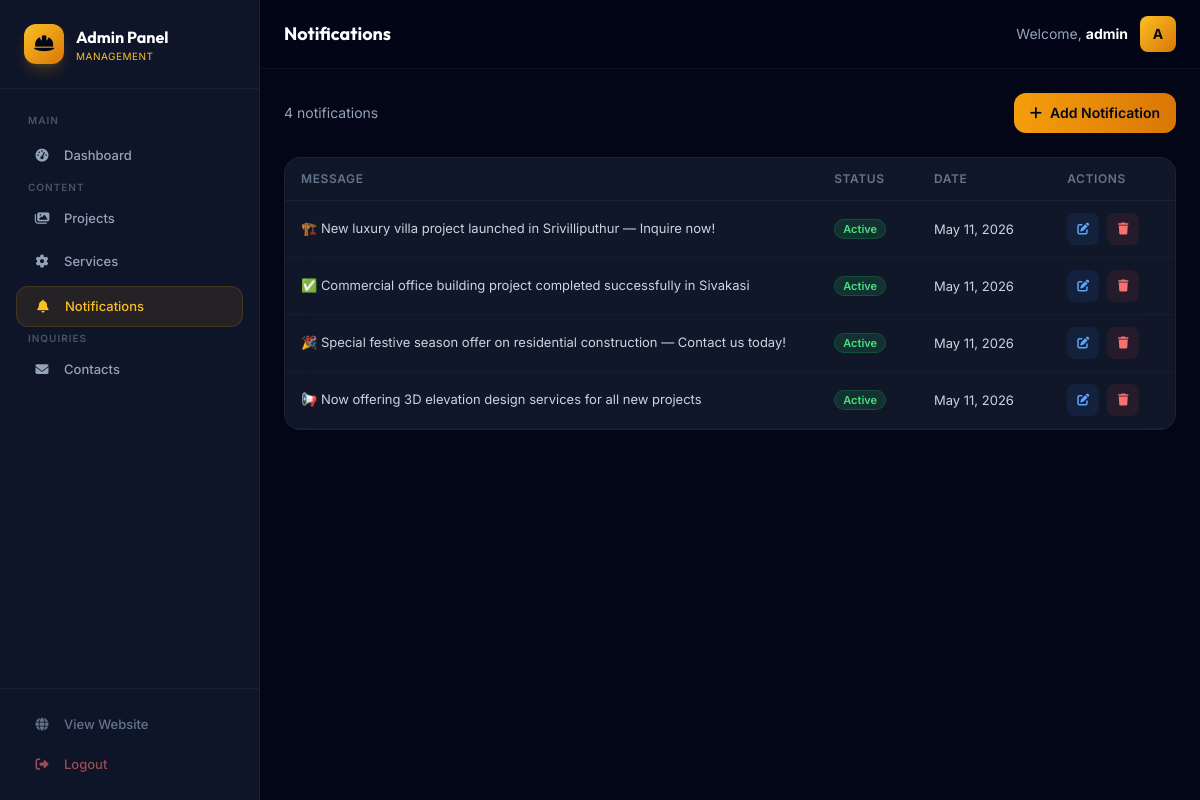
The app's page /admin/notifications/index.php (signed in) with its own data.
### tables this page shows
CREATE TABLE IF NOT EXISTS notifications (
    id INT AUTO_INCREMENT PRIMARY KEY,
    message VARCHAR(500) NOT NULL,
    status ENUM('active','inactive') DEFAULT 'active',
    created_at TIMESTAMP DEFAULT CURRENT_TIMESTAMP
);

### includes/db.php (called while the page is built, shortened)
<?php
function sanitize($data) {
    return htmlspecialchars(strip_tags(trim($data)), ENT_QUOTES, 'UTF-8');
}
?>

### admin/notifications/index.php (the view, shortened to what this page needs)
<?php
require_once __DIR__ . '/../../includes/db.php';
$notifications = $pdo->query("SELECT * FROM notifications ORDER BY created_at DESC")->fetchAll();
include __DIR__ . '/../includes/admin_header.php';
include __DIR__ . '/../includes/admin_sidebar.php';
?>
<div class="flex items-center justify-between mb-6">
    <p class="text-dark-400 text-sm"><?= count($notifications) ?> notifications</p>
    <a href="<?= SITE_URL ?>/admin/notifications/add.php" class="inline-flex items-center gap-2 bg-gradient-to-r from-primary-500 to-primary-600 text-dark-950 px-4 py-2.5 rounded-xl text-sm font-semibold"><i class="fa-solid fa-plus"></i> Add Notification</a>
</div>
<div class="glass-card overflow-hidden">
    <table class="admin-table">
        <thead><tr><th>Message</th><th>Status</th><th>Date</th><th>Actions</th></tr></thead>
        <tbody>
            <?php foreach($notifications as $n): ?>
            <tr>
                <td class="text-white max-w-md truncate"><?= sanitize($n['message']) ?></td>
                <td>
                    <span class="text-[11px] font-semibold px-2 py-0.5 rounded-full <?= $n['status'] === 'active' ? 'bg-green-500/15 text-green-400 border border-green-500/20' : 'bg-dark-700 text-dark-400 border border-white/5' ?>">
                        <?= ucfirst($n['status']) ?>
                    </span>
                </td>
                <td class="text-dark-500 text-xs"><?= date('M d, Y', strtotime($n['created_at'])) ?></td>
                <td>
                    <div class="flex items-center gap-2">
                        <a href="<?= SITE_URL ?>/admin/notifications/edit.php?id=<?= $n['id'] ?>" class="w-8 h-8 rounded-lg bg-blue-500/10 flex items-center justify-center text-blue-400 hover:bg-blue-500/20"><i class="fa-solid fa-pen-to-square text-xs"></i></a>
                        <a href="<?= SITE_URL ?>/admin/notifications/delete.php?id=<?= $n['id'] ?>" onclick="return confirm('Delete?')" class="w-8 h-8 rounded-lg bg-red-500/10 flex items-center justify-center text-red-400 hover:bg-red-500/20"><i class="fa-solid fa-trash text-xs"></i></a>
                    </div>
                </td>
            </tr>
            <?php endforeach; ?>
        </tbody>
    </table>
</div>
</main></div></body></html>

### assets/css/style.css (style rules this page uses)
*, *::before, *::after { box-sizing: border-box; }
.flex { display: flex; }
.inline-flex { display: inline-flex; }
.items-center { align-items: center; }
.justify-center { justify-content: center; }
.justify-between { justify-content: space-between; }
.gap-2 { gap: 0.5rem; }
.w-8 { width: 2rem; }
.h-8 { height: 2rem; }
.overflow-hidden { overflow: hidden; }
.text-white { color: #fff; }
.text-xs { font-size: 0.75rem; line-height: 1rem; }
.text-sm { font-size: 0.875rem; line-height: 1.25rem; }
.font-semibold { font-weight: 600; }
.font-body { font-family: 'Inter', sans-serif; }
.antialiased { -webkit-font-smoothing: antialiased; -moz-osx-font-smoothing: grayscale; }
.rounded-full { border-radius: 9999px; }
.rounded-xl { border-radius: 0.75rem; }
.rounded-lg { border-radius: 0.5rem; }
.px-4 { padding-left: 1rem; padding-right: 1rem; }
.py-2\.5 { padding-top: 0.625rem; padding-bottom: 0.625rem; }
.mb-6 { margin-bottom: 1.5rem; }
.border { border-width: 1px; border-style: solid; }
.text-dark-400 { color: #94a3b8; }
.text-dark-500 { color: #64748b; }
.text-dark-950 { color: #020617; }
.text-green-400 { color: #4ade80; }
.bg-dark-950 { background-color: #020617; }
.border-green-500\/20 { border-color: rgba(34, 197, 94, 0.2); }
.bg-gradient-to-r { background-image: linear-gradient(to right, var(--tw-gradient-stops)); }
.from-primary-500 { --tw-gradient-from: #f59e0b; --tw-gradient-stops: #f59e0b, var(--tw-gradient-to, rgba(245, 158, 11, 0)); }
.to-primary-600 { --tw-gradient-to: #d97706; }
.glass-card { background: rgba(30, 41, 59, 0.5); backdrop-filter: blur(20px); -webkit-backdrop-filter: blur(20px); border: 1px solid rgba(255, 255, 255, 0.05); border-radius: 1rem; transition: all 0.4s cubic-bezier(0.4, 0, 0.2, 1); }
body, body * { transition: background-color 0.4s ease, color 0.3s ease, border-color 0.3s ease, box-shadow 0.3s ease; }

### admin/includes/admin_header.php (style rules this page uses)
.admin-table { width:100%; border-collapse:separate; border-spacing:0; }
.admin-table th { padding:0.75rem 1rem; text-align:left; font-size:0.75rem; font-weight:600; color:#64748b; text-transform:uppercase; letter-spacing:0.05em; border-bottom:1px solid rgba(255,255,255,0.05); }
.admin-table td { padding:0.75rem 1rem; font-size:0.8125rem; color:#cbd5e1; border-bottom:1px solid rgba(255,255,255,0.03); }

### records on screen
notifications: message "🏗️ New luxury villa project launched in Srivilliputhur — Inquire now!", status "Active", created_at "May 11, 2026"
notifications: message "✅ Commercial office building project completed successfully in Sivakasi", status "Active", created_at "May 11, 2026"
notifications: message "🎉 Special festive season offer on residential construction — Contact us today!", status "Active", created_at "May 11, 2026"
notifications: message "📢 Now offering 3D elevation design services for all new projects", status "Active", created_at "May 11, 2026"

### other values on screen
$adminPageTitle "Notifications"
getAdminUsername() "admin"
substr(getAdminUsername(), 0, 1) "A"
count($notifications) "4"
